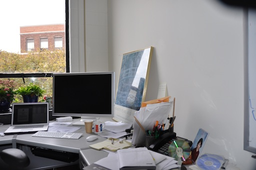
#> input picture TrabajoFinal/imagenes/DSC_0308.png, 256 x 170 px, shrunk from 512 x 340 before the run
$ python mosaic2.py
#> lines starting #> are read from the running program, lines starting #| are printed output that depends on the picture; after the words box and inside, x2 and y2 are one past the last pixel; in counts of white or black regions, pixels touching at a corner belong together
### TrabajoFinal/harris.py
import matplotlib.pyplot as plt
import skimage.io as io
from skimage import feature
import numpy as np
import os
import PIL.Image as pill
from skimage import filters
from skimage.feature import peak_local_max
from scipy import ndimage
import cv2 as cv

def gaussianon(n :int, sigma : int = 1 ) -> np.typing.NDArray[float]:
    res = np.zeros((n,n))
    centro = [(n-1)//2, (n-1)//2]
    for i in range(n):
        for j in range(n):
            res[i,j] = np.exp(-((i-centro[0])**2 + (j-centro[1])**2)/(2*sigma**2))
    return res

def gradiente(imagen : np.typing.NDArray[float]) -> tuple[np.typing.NDArray[float], np.typing.NDArray[float]]:
    dx = filters.sobel_h(imagen)
    dy = filters.sobel_v(imagen)
    return dx, dy

def harrysVentana(centro:tuple[int,int], radio:int, Ix: np.typing.NDArray[float], Iy:np.typing.NDArray[float]) ->  np.typing.NDArray[float]:
    #k se considera valor fijo
    k = 0.04
    m = Ix.shape[0]
    n = Ix.shape[1]
    #Se añade padding (con 0s) a la imagen para evistar problemas de rango al tomar una ventana
    Ixpad = np.zeros((m+2*radio,n+2*radio))
    Ixpad[radio:m+radio,radio:n+radio] = Ix
    Iypad = np.zeros((m+2*radio,n+2*radio))
    Iypad[radio:m+radio,radio:n+radio] = Iy

    #Se corrige el desfase por el padding y se obtiene el centro en la imagen nueva
    nuevoCentro = (centro[0]+radio, centro[1]+radio)
    vx = np.arange(-radio+nuevoCentro[0],radio+nuevoCentro[0]+1)
    vy = np.arange(-radio+nuevoCentro[1],radio+nuevoCentro[1]+1)

    #Se obtienen los pesos acorde a la ventan gaussiana
    ventanaGauss = gaussianon(2*radio+1)
    ventanaDx = Ixpad[np.ix_(vx, vy)]
    ventanaDy = Iypad[np.ix_(vx, vy)]

    #Se obtiene Ix^2 pesado
    dx2 = ventanaDx**2 * ventanaGauss
    #Se obtiene Iy^2 pesado
    dy2 = ventanaDy**2 * ventanaGauss
    #Se obtiene IxIy pesado
    dxdy = ventanaDx*ventanaDy * ventanaGauss
    #Se suman los valores
    sumadx2 = np.sum(dx2)
    sumady2 = np.sum(dy2)
    sumadxdy = np.sum(dxdy)
    #Se construye la matriz final
    mres = np.array([
        [sumadx2, sumadxdy],
        [sumadxdy, sumady2]
    ])
    #Se calcula R
    R = np.linalg.det(mres) - k*np.trace(mres)**2
    return R

#Se pide los puntos de interes junto con la imagen
def Harrys(imagen, puntosDeInteres, umbral=-1):
    esquinas = []
    valores = []
    todoVal = []
    #Se obtienen los gradientes de la imagen
    dx, dy = gradiente(imagen)

    #Para cada punto de interes se obtiene el valor de R asociado
    for p in puntosDeInteres:
        val = harrysVentana(p,5,dx,dy)
        todoVal.append(val)
    todoVal = np.array(todoVal)
    #Si el umbral no se difinió por el usuario o es -1, se impone que sea el 0.01 del R máximo
    if umbral == -1:
        umbral = 0.01*np.max(todoVal)

    #Nos quedamos solo con los puntos que superen el umbral
    for i in range(len(puntosDeInteres)):
        val = todoVal[i]
        p = puntosDeInteres[i]
        if val > umbral:
            esquinas.append(p)
            valores.append(val)
    #Se construye una imagen con solo los puntos considerados esquina
    valores = np.array(valores)
    fil, col = zip(*esquinas)
    im2 = np.zeros(imagen.shape)
    im2[fil,col] = valores
    #Nos quedamos con los máximos locales, la min_distance afecta la presición con la que se detectan las esquinas
    esquinas = peak_local_max(im2,min_distance=4)

    #Se retornan las esquinas filtradas
    return esquinas

# [37 lines left out: functions procesadoHarrys, test, not called in this run]

### TrabajoFinal/mosaic2.py
import numpy as np
import cv2 as cv
import harris as h
from skimage import feature
from skimage import img_as_float, img_as_ubyte
import matplotlib.pyplot as plt

def productHomography(H, p):
    puntosP3D = np.ones((3,p.shape[0]))
    puntosP3D[0,:] = (p.T)[1,:]
    puntosP3D[1,:] = (p.T)[0,:]
    puntosQEstimados3D = H@puntosP3D

    puntosQEstimados = puntosQEstimados3D[:2,:]/puntosQEstimados3D[2,:]
    puntosQEstimados = puntosQEstimados.T
    puntosQEstimados = puntosQEstimados[:,[1,0]]
    return puntosQEstimados

def simpleProductHomography(H,p):
    puntoQl = productHomography(H,np.array([p]))
    return puntoQl[0]

#Devuelva una array H donde H[i] = [x,y] I[x,y] es una esquina
def obtener_esquinas(imagen):
    bordes = feature.canny(imagen, sigma=3)
    puntosDeInteres = list(zip(*np.where(bordes == 1)))
    esquinas = h.Harrys(imagen,puntosDeInteres,0.001)
    return esquinas


def correlacion(esquinas_p, esquinas_q, imagen_p, imagen_q):
    radio = 8
    puntos_con_mayor_corr = []

    for i in range(esquinas_p.shape[0]):
        esquina_p = esquinas_p[i]
        max_corr = 0
        mejor_esquina = np.array([0,0])
        for j in range(esquinas_q.shape[0]):

            esquina_q = esquinas_q[j]
            ventana_c_p = imagen_p[esquina_p[0]-radio : esquina_p[0]+radio+1, esquina_p[1]-radio : esquina_p[1]+radio+1]
            ventana_c_q = imagen_q[esquina_q[0]-radio : esquina_q[0]+radio+1, esquina_q[1]-radio : esquina_q[1]+radio+1]
            promedio_p = np.mean(ventana_c_p)
            promedio_q = np.mean(ventana_c_q)


            if ((ventana_c_p.size != ventana_c_q.size) or (ventana_c_p.size!=(2*radio+1)**2) or ventana_c_q.size != (2*radio+1)**2):
                continue
            coef_corr_nom = 0
            coef_corr_den_p = 0
            coef_corr_den_q = 0
            for k in range(ventana_c_q.shape[0]):
                for l in range(ventana_c_q.shape[1]):
                  coef_corr_nom   = coef_corr_nom + ((ventana_c_p[k][l] - promedio_p) * (ventana_c_q[k][l] - promedio_q))
                  coef_corr_den_p = coef_corr_den_p + np.power((ventana_c_p[k][l] - promedio_p),2)
                  coef_corr_den_q = coef_corr_den_q + np.power((ventana_c_q[k][l] - promedio_q),2)

            coef_corr = coef_corr_nom/np.sqrt(coef_corr_den_p * coef_corr_den_q)

            if(coef_corr > 0.8):
                if(max_corr < coef_corr):
                    max_corr = coef_corr
                    mejor_esquina = esquina_q

        if(max_corr > 0.80):
            puntos_con_mayor_corr.append([esquina_p,mejor_esquina])

    puntos_con_mayor_corr = np.array(puntos_con_mayor_corr)
    return puntos_con_mayor_corr

def visualizar_corr(imagen1, imagen2, puntos_corr):
    offset = imagen1.shape[1] + 20
    dimX = offset + imagen2.shape[1]
    dimY = max(imagen1.shape[0],imagen2.shape[0])
    metaimagen = np.zeros((dimY, dimX))
    metaimagen[:imagen1.shape[0],:imagen1.shape[1]] = imagen1
    metaimagen[:imagen2.shape[0],offset:offset+imagen2.shape[1]] = imagen2
    plt.imshow(metaimagen)
    for par in puntos_corr:
        p = par[0]
        q = par[1]
        plt.plot([p[1], q[1] + offset],[p[0], q[0]], 'bo',  linestyle="--")
    plt.show()


def ransac(imagen1, imagen2):
    imagen1bw = cv.cvtColor(imagen1, cv.COLOR_BGR2GRAY)
    imagen2bw = cv.cvtColor(imagen2, cv.COLOR_BGR2GRAY)
    imagen1bw = img_as_float(imagen1bw)
    imagen2bw = img_as_float(imagen2bw)
    #Detección esquinas
    esquinasP = obtener_esquinas(imagen1bw)
    esquinasQ = obtener_esquinas(imagen2bw)

    #Se filtran las esquinas, quedandonos con los pares con mayor correlación (forma q, p)
    esquinasFiltradas = correlacion(esquinasP, esquinasQ, imagen1bw, imagen2bw)

    visualizar_corr(imagen1bw, imagen2bw, esquinasFiltradas)
    #Se obtienen los puntos de partida P y los puntos de llegada Q en forma de lista
    puntosP = esquinasFiltradas[:,0]
    puntosP2 = puntosP[:,[1,0]]
    puntosP2 = np.array(puntosP2[:,np.newaxis,:], dtype=np.float32)
    puntosQ = esquinasFiltradas[:,1]
    puntosQ2 = puntosQ[:,[1,0]]
    puntosQ2 = np.array(puntosQ2[:, np.newaxis, :], dtype=np.float32)

    cvHomography = cv.findHomography(puntosP2,puntosQ2,cv.RANSAC,5,maxIters = 10**6)[0]
    Hres = cvHomography

    puntosQEst = productHomography(Hres, puntosP)
    puntos_corr2 = np.zeros((puntosP.shape[0],2,2))
    for i in range(puntosP.shape[0]):
        puntos_corr2[i,0] = puntosP[i]
        puntos_corr2[i,1] = puntosQEst[i]
    visualizar_corr(imagen1bw, imagen2bw, puntos_corr2)
    return Hres

def warping(imagen1, imagen2, H):
    #la imagen 2 se considerará la perspectiva de referencia
    esquinas = np.array([[0,0], [0,imagen1.shape[1]-1], [imagen1.shape[0]-1,0], [imagen1.shape[0]-1,imagen1.shape[1]-1]])
    esquinasn = productHomography(H, esquinas).astype(int)
    #productHomography invierte coordenadas X e Y
    minX= np.min(esquinasn[:,0])
    maxX = np.max(esquinasn[:,0])
    minY = np.min(esquinasn[:,1])
    maxY = np.max(esquinasn[:,1])
    print(imagen2.shape)
    print(minX,minY)
    im1w = cv.warpPerspective(imagen1, H, (maxY, maxX))
    print(im1w.shape, maxY, maxX)
    plt.imshow(im1w)
    plt.show()
    return im1w


def filalpha(m,n):
    desde = 0.001
    centro = ((m-1)/2, (n-1)/2)
    mv = -(1-desde)/centro[0]
    mh = -(1-desde)/centro[1]
    b = 1
    filtro = np.zeros((m,n))
    for i in range(m):
        for j in range(n):
            alpha = 0
            if (i > (m-1)/(n-1)*j and -(m-1)/(n-1)*j+(m-1) > i) or (i <= (m-1)/(n-1)*j and -(m-1)/(n-1)*j+(m-1) <= i):
                alpha = mh*np.abs(j-centro[1]) + b

            else:
                alpha = mv*np.abs(i-centro[0]) + b

            filtro[i,j] = alpha
    return filtro

def blend2(imagenref, imagen2):
    imagen1f = img_as_float(imagenref)
    imagen2f = img_as_float(imagen2)

    imagen1a = imagen1f
    dim1 = [imagen1a.shape[0],imagen1a.shape[1]]

    imagen2a = imagen2f[:dim1[0],:dim1[1]]

    dim2 = [imagen2a.shape[0], imagen2a.shape[1]]
    capaAlpha1 = filalpha(dim1[0], dim1[1])
    capaAlpha2 = filalpha(dim2[0], dim2[1])


    fnegro = np.zeros(imagen1a.shape)
    fnegro[:dim2[0],:dim2[1]] =  imagen2a

    superpos1 = np.ones((dim1[0],dim1[1]))
    superpos2 = np.ones((dim1[0],dim1[1]))
    for i in range(3):
        superpos1 = np.logical_and(superpos1, imagen1a[:,:,i]==0)
        superpos2 = np.logical_and(superpos2, fnegro[:,:,i]==0)

    #Tratamos parte que no es comun
    filtro = np.logical_or(superpos1,superpos2)
    res = np.zeros(imagen1a.shape)
    for i in range(3):
        res[:,:,i] = (imagen1a[:,:,i] + fnegro[:,:,i])*filtro

    #Tratamos parte superpuesta
    filtro = np.logical_not(filtro)

    impagensuper1 = np.zeros(imagen1a.shape)
    impagensuper2 = np.zeros(imagen1a.shape)
    for i in range(3):
        impagensuper1[:,:,i] = imagen1a[:,:,i] *capaAlpha1*filtro
        impagensuper2[:dim2[0],:dim2[1],i] = fnegro[:dim2[0],:dim2[1],i] *capaAlpha2*filtro[:dim2[0],:dim2[1]]

    impagensuper = impagensuper1 + impagensuper2

    for i in range(3):
        impagensuper[:dim2[0],:dim2[1],i] = (impagensuper[:dim2[0],:dim2[1],i]/(capaAlpha1[:dim2[0],:dim2[1]] + capaAlpha2)) *filtro[:dim2[0],:dim2[1]]

    res = res + impagensuper
    return res

def dice(imagen1, imagen2):
    m1 = imagen1.shape[0]
    n1 = imagen1.shape[1]
    m2 = imagen2.shape[0]
    n2 = imagen2.shape[1]

    M = max(m1,m2)
    N = max(n1,n2)

    im1padd = -np.ones((M,N,3))
    im2padd = -2*np.ones((M,N,3))

    im1padd[:m1,:n1,:] = imagen1
    im2padd[:m2,:n2,:] = imagen2

    dicecoeff = 2*np.sum(im1padd==im2padd)/(3*m1*n1 + 3*m2*n2)

    return dicecoeff

def main():

    imagen1 = cv.imread("./imagenes/DSC_0308.png", cv.IMREAD_COLOR)
#> imagen1 is the input picture: shape (170, 256, 3); mean B, G, R 139.8, 140, 141.7

    imagen2 = cv.imread("./imagenes/DSC_0310.png", cv.IMREAD_COLOR)
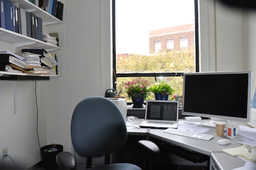
#> input picture TrabajoFinal/imagenes/DSC_0310.png, 256 x 170 px, shrunk from 512 x 340 before the run
#> imagen2 is the input picture: shape (170, 256, 3); mean B, G, R 123.8, 126.2, 126.8

    H = ransac(imagen1, imagen2)
#> in obtener_esquinas, `bordes = feature.canny(imagen, sigma=3)`:
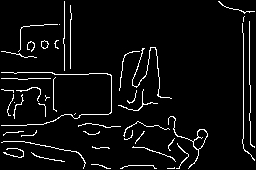
#> bordes: shape (170, 256) bool; 5.1% white in thin lines or dots
#> in obtener_esquinas, `puntosDeInteres = list(zip(*np.where(bordes == 1)))`: puntosDeInteres = 2215 pairs, first value 1 to 168, second value 1 to 254
#> the loop in Harrys, `for p in puntosDeInteres:` made 2215 passes
#> (p, nuevoCentro in harrysVentana, vx in harrysVentana, vy in harrysVentana, sumadx2 in harrysVentana, sumady2 in harrysVentana, sumadxdy in harrysVentana, mres in harrysVentana) on passes 1 to 3: ((1, 64), (6, 69), [1, 2, 3, 4, 5, 6, 7, 8, 9, 10, 11], [64, 65, 66, 67, 68, 69, 70, 71, 72, 73, 74], 0.000135, 2.05, 0.00908, [[0.000135, 0.00908], [0.00908, 2.05]]), ((1, 218), (6, 223), [1, 2, 3, 4, 5, 6, 7, 8, 9, 10, 11], [218, 219, 220, 221, 222, 223, 224, 225, 226, 227, 228], 0.0736, 0.0613, -0.0644, [[0.0736, -0.0644], [-0.0644, 0.0613]]), ((1, 219), (6, 224), [1, 2, 3, 4, 5, 6, 7, 8, 9, 10, 11], [219, 220, 221, 222, 223, 224, 225, 226, 227, 228, 229], 0.0821, 0.0656, -0.0706, [[0.0821, -0.0706], [-0.0706, 0.0656]])
#> in obtener_esquinas (call 2), `bordes = feature.canny(imagen, sigma=3)`: bordes: shape (170, 256) bool; 4.8% white in thin lines or dots
#> in gradiente (call 2), `dy = filters.sobel_v(imagen)`:
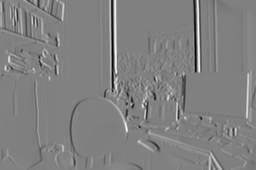
#> dy: shape (170, 256) float64; min -0.897, max 0.877, mean 0.00162; drawn with min black and max white
#> the loop in Harrys (call 2), `for p in puntosDeInteres:` made 2087 passes
#> p on passes 1 to 3: (1, 38), (1, 45), (1, 52)
#> in visualizar_corr, `metaimagen[:imagen2.shape[0],offset:offset+imagen2.shape[1]] = imagen2`:
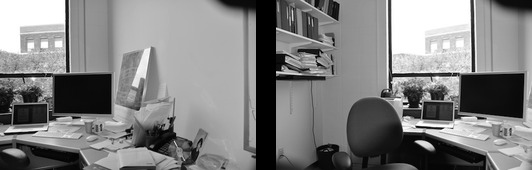
#> metaimagen: shape (170, 532) float64; min 0, max 1, mean 0.503
#> the loop in visualizar_corr, `for par in puntos_corr:` made 26 passes
#> par on passes 1 to 12: [[117, 73], [118, 202]], [[118, 57], [117, 186]], [[122, 46], [120, 176]], [[113, 110], [117, 246]], [[117, 79], [118, 208]], [[74, 110], [74, 247]], [[90, 13], [88, 146]], [[79, 24], [78, 156]], [[101, 38], [99, 168]], [[77, 144], [160, 39]], [[78, 50], [78, 180]], [[95, 21], [93, 154]]
#> in visualizar_corr, `plt.show()`:
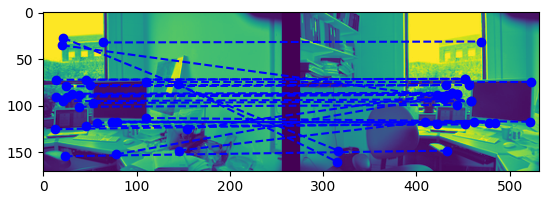
#> figure drawn by matplotlib, 1 panel
#> the loop in visualizar_corr (call 2), `for par in puntos_corr:` made 26 passes
#> par on passes 1 to 12: [[117, 73], [117.7, 202.8]], [[118, 57], [117.1, 186.4]], [[122, 46], [119.9, 175.9]], [[113, 110], [117.4, 245.9]], [[117, 79], [118.4, 209.3]], [[74, 110], [73.38, 246.1]], [[90, 13], [87.99, 146.8]], [[79, 24], [78.14, 155.9]], [[101, 38], [99.22, 168.4]], [[77, 144], [77.05, 293.9]], [[78, 50], [77.4, 179.5]], [[95, 21], [92.82, 153.5]]

    imw1 = warping(imagen1, imagen2, H)
#| (170, 256, 3)
#| -64 135
#| (242, 550, 3) 550 242


    #imagenRes = blend(imw1, or1, imagen2, or2, m, n)
    imagenRes = blend2(imw1, imagen2)
#> after the loop in blend2, `for i in range(3):`: superpos2: shape (242, 550) bool; 67.3% white; 1 black region, box (x1, y1, x2, y2) and area: (0, 0, 256, 170) 43516
#> in blend2, `filtro = np.logical_or(superpos1,superpos2)`: filtro: shape (242, 550) bool; 85.1% white; 1 black region, box (x1, y1, x2, y2) and area: (135, 0, 256, 170) 19846
#> after the loop in blend2, `for i in range(3):`:
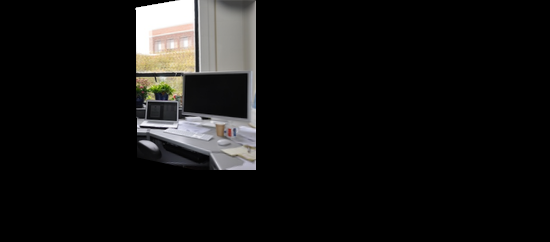
#> impagensuper: shape (242, 550, 3) float64; mean B, G, R 0.0729, 0.0756, 0.0774
#> in blend2, `res = res + impagensuper`:
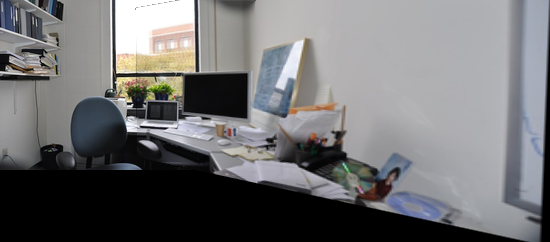
#> res: shape (242, 550, 3) float64; mean B, G, R 0.447, 0.441, 0.441
    fig, ax = plt.subplots(1,3)
    ax[0].imshow(imagen1)
    ax[1].imshow(imagen2)
    ax[2].imshow(imagenRes)
    plt.show()
#> figure, not shown here; B, G, R data is drawn as R, G, B

    cv.imwrite("res_cv2.png",img_as_ubyte(imagenRes))


main()
